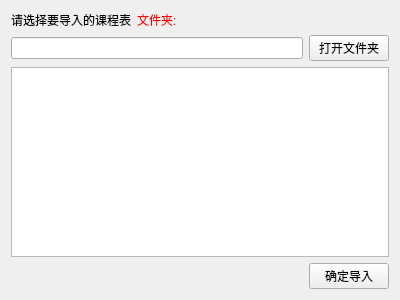
<?xml version="1.0" encoding="UTF-8"?>
<ui version="4.0">
 <class>add_schedule</class>
 <widget class="QWidget" name="add_schedule">
  <property name="enabled">
   <bool>true</bool>
  </property>
  <property name="geometry">
   <rect>
    <x>0</x>
    <y>0</y>
    <width>400</width>
    <height>300</height>
   </rect>
  </property>
  <property name="windowTitle">
   <string>Form</string>
  </property>
  <layout class="QVBoxLayout" name="verticalLayout">
   <item>
    <layout class="QHBoxLayout" name="horizontalLayout_3" stretch="3,7">
     <item>
      <widget class="QLabel" name="label">
       <property name="text">
        <string>请选择要导入的课程表</string>
       </property>
      </widget>
     </item>
     <item>
      <widget class="QLabel" name="label_2">
       <property name="styleSheet">
        <string notr="true">color: rgb(255, 0, 0);
font: 75 10pt &quot;微软雅黑&quot;;</string>
       </property>
       <property name="text">
        <string>文件夹:</string>
       </property>
      </widget>
     </item>
    </layout>
   </item>
   <item>
    <layout class="QHBoxLayout" name="horizontalLayout">
     <item>
      <widget class="QLineEdit" name="lineEdit"/>
     </item>
     <item>
      <widget class="QPushButton" name="pushButton">
       <property name="text">
        <string>打开文件夹</string>
       </property>
      </widget>
     </item>
    </layout>
   </item>
   <item>
    <widget class="QTableWidget" name="tableWidget"/>
   </item>
   <item>
    <layout class="QHBoxLayout" name="horizontalLayout_2" stretch="8,2">
     <item>
      <spacer name="horizontalSpacer">
       <property name="orientation">
        <enum>Qt::Horizontal</enum>
       </property>
       <property name="sizeHint" stdset="0">
        <size>
         <width>40</width>
         <height>20</height>
        </size>
       </property>
      </spacer>
     </item>
     <item>
      <widget class="QPushButton" name="pushButton_2">
       <property name="text">
        <string>确定导入</string>
       </property>
      </widget>
     </item>
    </layout>
   </item>
  </layout>
 </widget>
 <resources/>
 <connections/>
</ui>
